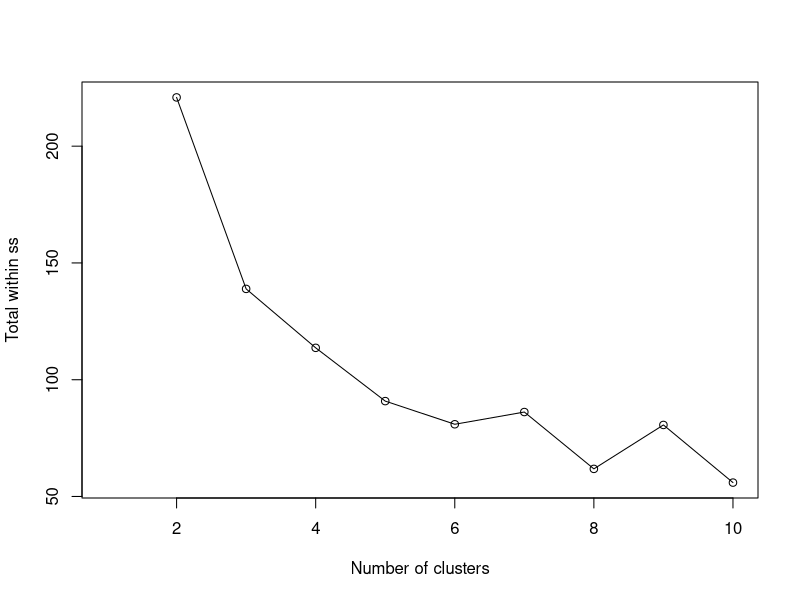

Write the R code that produced this figure.
dat<-iris[,1:4]
pmatrix<-scale(dat)

totwinss<-c()
for (k in 2:10) {
  k_cl= kmeans(pmatrix, k)
  totwinss[k]<-k_cl$tot.withinss
}


plot(1:10, totwinss, xlab="Number of clusters", ylab="Total within ss")
lines(1:10, totwinss)
k_cl= kmeans(pmatrix, 3)
table( iris$Species, k_cl$cluster)
